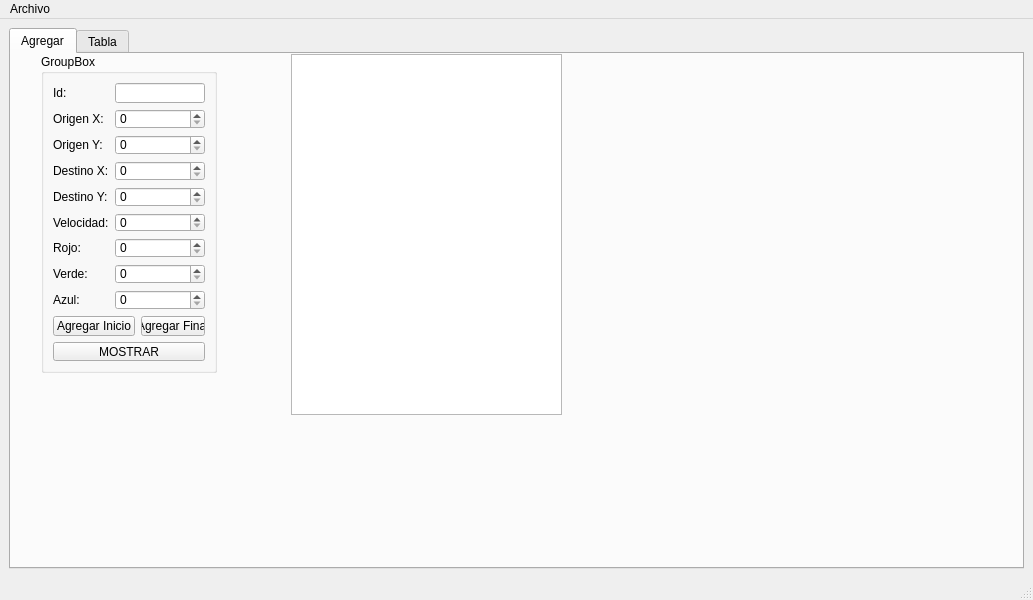
<?xml version="1.0" encoding="UTF-8"?>
<ui version="4.0">
 <class>MainWindow</class>
 <widget class="QMainWindow" name="MainWindow">
  <property name="geometry">
   <rect>
    <x>0</x>
    <y>0</y>
    <width>1033</width>
    <height>600</height>
   </rect>
  </property>
  <property name="windowTitle">
   <string>MainWindow</string>
  </property>
  <widget class="QWidget" name="centralwidget">
   <layout class="QGridLayout" name="gridLayout_3">
    <item row="0" column="0">
     <widget class="QTabWidget" name="tabWidget">
      <property name="currentIndex">
       <number>0</number>
      </property>
      <widget class="QWidget" name="tab">
       <attribute name="title">
        <string>Agregar</string>
       </attribute>
       <widget class="QGroupBox" name="groupBox">
        <property name="geometry">
         <rect>
          <x>30</x>
          <y>0</y>
          <width>176</width>
          <height>319</height>
         </rect>
        </property>
        <property name="title">
         <string>GroupBox</string>
        </property>
        <layout class="QGridLayout" name="gridLayout_2">
         <item row="9" column="2">
          <widget class="QPushButton" name="addEnd_pushButton">
           <property name="text">
            <string>Agregar Final</string>
           </property>
          </widget>
         </item>
         <item row="8" column="1" colspan="2">
          <widget class="QSpinBox" name="blue_spinBox">
           <property name="maximum">
            <number>255</number>
           </property>
          </widget>
         </item>
         <item row="3" column="0">
          <widget class="QLabel" name="label">
           <property name="text">
            <string>Destino X:</string>
           </property>
          </widget>
         </item>
         <item row="2" column="1" colspan="2">
          <widget class="QSpinBox" name="originY_spinBox">
           <property name="maximum">
            <number>500</number>
           </property>
          </widget>
         </item>
         <item row="10" column="0" colspan="3">
          <widget class="QPushButton" name="showListParticle_pushButton">
           <property name="text">
            <string>MOSTRAR</string>
           </property>
          </widget>
         </item>
         <item row="1" column="0">
          <widget class="QLabel" name="originX_label">
           <property name="text">
            <string>Origen X:</string>
           </property>
          </widget>
         </item>
         <item row="8" column="0">
          <widget class="QLabel" name="label_6">
           <property name="text">
            <string>Azul:</string>
           </property>
          </widget>
         </item>
         <item row="6" column="1" colspan="2">
          <widget class="QSpinBox" name="red_spinBox">
           <property name="maximum">
            <number>255</number>
           </property>
          </widget>
         </item>
         <item row="4" column="1" colspan="2">
          <widget class="QSpinBox" name="destY_spinBox">
           <property name="maximum">
            <number>500</number>
           </property>
          </widget>
         </item>
         <item row="3" column="1" colspan="2">
          <widget class="QSpinBox" name="destX_spinBox">
           <property name="maximum">
            <number>500</number>
           </property>
          </widget>
         </item>
         <item row="7" column="1" colspan="2">
          <widget class="QSpinBox" name="green_spinBox">
           <property name="maximum">
            <number>255</number>
           </property>
          </widget>
         </item>
         <item row="0" column="0">
          <widget class="QLabel" name="originX_label_2">
           <property name="text">
            <string>Id:</string>
           </property>
          </widget>
         </item>
         <item row="1" column="1" colspan="2">
          <widget class="QSpinBox" name="originX_spinBox">
           <property name="maximum">
            <number>500</number>
           </property>
          </widget>
         </item>
         <item row="9" column="0" colspan="2">
          <widget class="QPushButton" name="addToStart_pushButton">
           <property name="text">
            <string>Agregar Inicio</string>
           </property>
          </widget>
         </item>
         <item row="6" column="0">
          <widget class="QLabel" name="label_4">
           <property name="text">
            <string>Rojo:</string>
           </property>
          </widget>
         </item>
         <item row="4" column="0">
          <widget class="QLabel" name="label_2">
           <property name="text">
            <string>Destino Y:</string>
           </property>
          </widget>
         </item>
         <item row="5" column="0">
          <widget class="QLabel" name="label_3">
           <property name="text">
            <string>Velocidad:</string>
           </property>
          </widget>
         </item>
         <item row="2" column="0">
          <widget class="QLabel" name="originY_label">
           <property name="text">
            <string>Origen Y:</string>
           </property>
          </widget>
         </item>
         <item row="7" column="0">
          <widget class="QLabel" name="label_5">
           <property name="text">
            <string>Verde:</string>
           </property>
          </widget>
         </item>
         <item row="5" column="1" colspan="2">
          <widget class="QSpinBox" name="speed_spinBox">
           <property name="maximum">
            <number>99999</number>
           </property>
          </widget>
         </item>
         <item row="0" column="1" colspan="2">
          <widget class="QLineEdit" name="id_lineEdit"/>
         </item>
        </layout>
       </widget>
       <widget class="QPlainTextEdit" name="particle_PlainText">
        <property name="geometry">
         <rect>
          <x>280</x>
          <y>0</y>
          <width>271</width>
          <height>361</height>
         </rect>
        </property>
       </widget>
      </widget>
      <widget class="QWidget" name="Table">
       <attribute name="title">
        <string>Tabla</string>
       </attribute>
       <layout class="QGridLayout" name="gridLayout">
        <item row="0" column="0" colspan="3">
         <widget class="QTableWidget" name="particle_tableWidget"/>
        </item>
        <item row="1" column="0">
         <widget class="QLineEdit" name="search_lineEdit"/>
        </item>
        <item row="1" column="1">
         <widget class="QPushButton" name="search_pushButton">
          <property name="text">
           <string>Buscar</string>
          </property>
         </widget>
        </item>
        <item row="1" column="2">
         <widget class="QPushButton" name="show_pushButton">
          <property name="text">
           <string>Mostrar</string>
          </property>
         </widget>
        </item>
       </layout>
      </widget>
     </widget>
    </item>
   </layout>
  </widget>
  <widget class="QMenuBar" name="menubar">
   <property name="geometry">
    <rect>
     <x>0</x>
     <y>0</y>
     <width>1033</width>
     <height>21</height>
    </rect>
   </property>
   <widget class="QMenu" name="menuAbrir">
    <property name="title">
     <string>Archivo</string>
    </property>
    <addaction name="actionAbrir"/>
    <addaction name="actionGuardar"/>
   </widget>
   <addaction name="menuAbrir"/>
  </widget>
  <widget class="QStatusBar" name="statusbar"/>
  <action name="actionAbrir">
   <property name="text">
    <string>Abrir</string>
   </property>
   <property name="shortcut">
    <string>Ctrl+O</string>
   </property>
  </action>
  <action name="actionGuardar">
   <property name="text">
    <string>Guardar</string>
   </property>
   <property name="shortcut">
    <string>Ctrl+S</string>
   </property>
  </action>
 </widget>
 <resources/>
 <connections/>
</ui>
